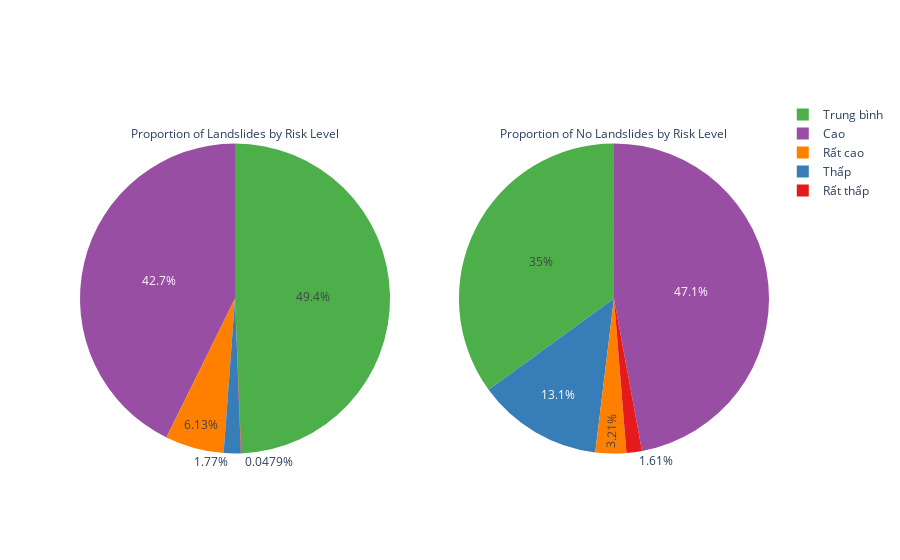

This figure's notebook cell:
### Code cell
labels = overall_stats['Risk_']
landslide_counts = overall_stats['Landslide_count']
no_landslide_counts = overall_stats['No_landslide_count']

fig = make_subplots(rows=1, cols=2, specs=[[{"type":"pie"}] * 2])

landslide_pie = go.Pie(
        labels=labels,
        values=landslide_counts,
        name="Landslides",
        marker=dict(colors=colors),  # Color for each risk level  # Optional: makes it a donut chart
        title="Proportion of Landslides by Risk Level"
)
no_landslide_pie = go.Pie(
        labels=labels,
        values=no_landslide_counts,
        name="No Landslides",
        marker=dict(colors=colors),
        title="Proportion of No Landslides by Risk Level"
)

fig.add_trace(landslide_pie, row=1, col=1)
fig.add_trace(no_landslide_pie, row=1, col=2)


# Show the plot
fig.show()

### Figure 1 — Plotly figure (JSON) as saved in the notebook; plotly's stock layout.template omitted (floating-point values rounded to 4 significant figures)
{"data": [{"domain": {"x": [0, 0.45], "y": [0, 1]}, "labels": ["Rất thấp", "Thấp", "Trung bình", "Cao", "Rất cao"], "marker": {"colors": ["rgb(228,26,28)", "rgb(55,126,184)", "rgb(77,175,74)", "rgb(152,78,163)", "rgb(255,127,0)"]}, "name": "Landslides", "title": {"text": "Proportion of Landslides by Risk Level"}, "type": "pie", "values": [1, 37, 1031, 892, 128]}, {"domain": {"x": [0.55, 1], "y": [0, 1]}, "labels": ["Rất thấp", "Thấp", "Trung bình", "Cao", "Rất cao"], "marker": {"colors": ["rgb(228,26,28)", "rgb(55,126,184)", "rgb(77,175,74)", "rgb(152,78,163)", "rgb(255,127,0)"]}, "name": "No Landslides", "title": {"text": "Proportion of No Landslides by Risk Level"}, "type": "pie", "values": [3873, 31455, 84308, 113443, 7738]}], "layout": {}}
